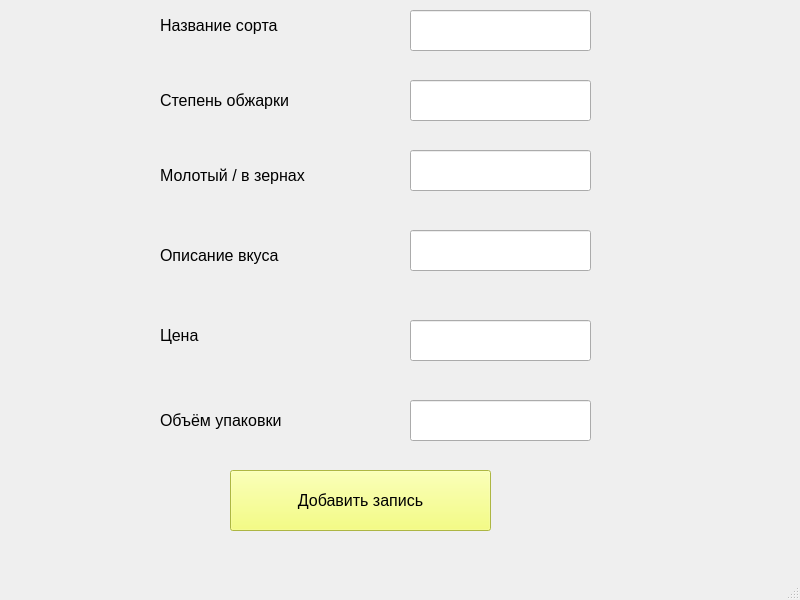
<?xml version="1.0" encoding="UTF-8"?>
<ui version="4.0">
 <class>MainWindow</class>
 <widget class="QMainWindow" name="MainWindow">
  <property name="geometry">
   <rect>
    <x>0</x>
    <y>0</y>
    <width>800</width>
    <height>600</height>
   </rect>
  </property>
  <property name="minimumSize">
   <size>
    <width>800</width>
    <height>600</height>
   </size>
  </property>
  <property name="maximumSize">
   <size>
    <width>800</width>
    <height>600</height>
   </size>
  </property>
  <property name="windowTitle">
   <string>MainWindow</string>
  </property>
  <widget class="QWidget" name="centralwidget">
   <widget class="QLabel" name="label">
    <property name="geometry">
     <rect>
      <x>160</x>
      <y>0</y>
      <width>201</width>
      <height>51</height>
     </rect>
    </property>
    <property name="font">
     <font>
      <pointsize>12</pointsize>
     </font>
    </property>
    <property name="text">
     <string>Название сорта</string>
    </property>
    <property name="alignment">
     <set>Qt::AlignLeading|Qt::AlignLeft|Qt::AlignVCenter</set>
    </property>
   </widget>
   <widget class="QLineEdit" name="l1">
    <property name="geometry">
     <rect>
      <x>410</x>
      <y>10</y>
      <width>181</width>
      <height>41</height>
     </rect>
    </property>
   </widget>
   <widget class="QLineEdit" name="l2">
    <property name="geometry">
     <rect>
      <x>410</x>
      <y>80</y>
      <width>181</width>
      <height>41</height>
     </rect>
    </property>
   </widget>
   <widget class="QLineEdit" name="l3">
    <property name="geometry">
     <rect>
      <x>410</x>
      <y>150</y>
      <width>181</width>
      <height>41</height>
     </rect>
    </property>
   </widget>
   <widget class="QLabel" name="label_2">
    <property name="geometry">
     <rect>
      <x>160</x>
      <y>80</y>
      <width>181</width>
      <height>41</height>
     </rect>
    </property>
    <property name="font">
     <font>
      <pointsize>12</pointsize>
     </font>
    </property>
    <property name="text">
     <string>Степень обжарки</string>
    </property>
    <property name="alignment">
     <set>Qt::AlignLeading|Qt::AlignLeft|Qt::AlignVCenter</set>
    </property>
   </widget>
   <widget class="QLabel" name="label_3">
    <property name="geometry">
     <rect>
      <x>160</x>
      <y>150</y>
      <width>181</width>
      <height>51</height>
     </rect>
    </property>
    <property name="font">
     <font>
      <pointsize>12</pointsize>
     </font>
    </property>
    <property name="text">
     <string>Молотый / в зернах</string>
    </property>
    <property name="alignment">
     <set>Qt::AlignLeading|Qt::AlignLeft|Qt::AlignVCenter</set>
    </property>
   </widget>
   <widget class="QLabel" name="label_4">
    <property name="geometry">
     <rect>
      <x>160</x>
      <y>230</y>
      <width>191</width>
      <height>51</height>
     </rect>
    </property>
    <property name="font">
     <font>
      <pointsize>12</pointsize>
     </font>
    </property>
    <property name="text">
     <string>Описание вкуса</string>
    </property>
    <property name="alignment">
     <set>Qt::AlignLeading|Qt::AlignLeft|Qt::AlignVCenter</set>
    </property>
   </widget>
   <widget class="QLabel" name="label_5">
    <property name="geometry">
     <rect>
      <x>160</x>
      <y>310</y>
      <width>201</width>
      <height>51</height>
     </rect>
    </property>
    <property name="font">
     <font>
      <pointsize>12</pointsize>
     </font>
    </property>
    <property name="text">
     <string>Цена</string>
    </property>
   </widget>
   <widget class="QLabel" name="label_6">
    <property name="geometry">
     <rect>
      <x>160</x>
      <y>400</y>
      <width>161</width>
      <height>41</height>
     </rect>
    </property>
    <property name="font">
     <font>
      <pointsize>12</pointsize>
     </font>
    </property>
    <property name="text">
     <string>Объём упаковки</string>
    </property>
   </widget>
   <widget class="QLineEdit" name="l4">
    <property name="geometry">
     <rect>
      <x>410</x>
      <y>230</y>
      <width>181</width>
      <height>41</height>
     </rect>
    </property>
   </widget>
   <widget class="QLineEdit" name="l5">
    <property name="geometry">
     <rect>
      <x>410</x>
      <y>320</y>
      <width>181</width>
      <height>41</height>
     </rect>
    </property>
   </widget>
   <widget class="QLineEdit" name="l6">
    <property name="geometry">
     <rect>
      <x>410</x>
      <y>400</y>
      <width>181</width>
      <height>41</height>
     </rect>
    </property>
   </widget>
   <widget class="QPushButton" name="pushButton">
    <property name="geometry">
     <rect>
      <x>230</x>
      <y>470</y>
      <width>261</width>
      <height>61</height>
     </rect>
    </property>
    <property name="font">
     <font>
      <pointsize>12</pointsize>
     </font>
    </property>
    <property name="styleSheet">
     <string notr="true">background-color: rgb(242, 255, 94);</string>
    </property>
    <property name="text">
     <string>Добавить запись</string>
    </property>
   </widget>
  </widget>
  <widget class="QMenuBar" name="menubar">
   <property name="geometry">
    <rect>
     <x>0</x>
     <y>0</y>
     <width>800</width>
     <height>26</height>
    </rect>
   </property>
  </widget>
  <widget class="QStatusBar" name="statusbar"/>
 </widget>
 <resources/>
 <connections/>
</ui>
